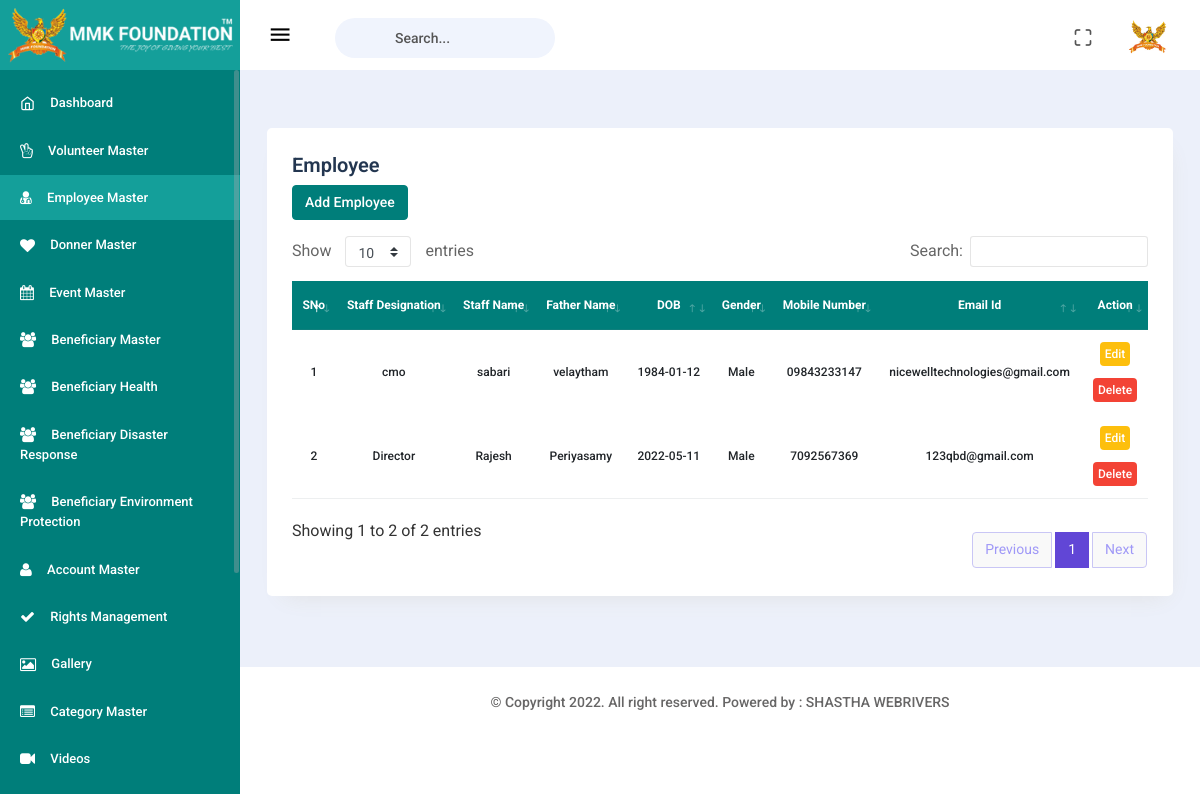
The page /adm/employee.php (signed in) on the database its author committed.
### tables this page shows
CREATE TABLE `employee` (
  `employeeid` int(11) NOT NULL,
  `employeeno` varchar(255) NOT NULL,
  `staffdesignation` varchar(255) NOT NULL,
  `staffname` varchar(255) NOT NULL,
  `fathername` varchar(255) NOT NULL,
  `dob` varchar(255) NOT NULL,
  `gender` varchar(255) NOT NULL,
  `city` varchar(255) NOT NULL,
  `state` varchar(255) NOT NULL,
  `pincode` varchar(255) NOT NULL,
  `address` varchar(255) NOT NULL,
  `mobileno` varchar(255) NOT NULL,
  `email` varchar(255) NOT NULL,
  `workknowledge` varchar(255) NOT NULL,
  `workingexperience` varchar(255) NOT NULL,
  `dateofjoining` varchar(255) NOT NULL,
  `salarydetails` varchar(255) NOT NULL,
  `accountsdetails` varchar(255) NOT NULL,
  `dayreport` varchar(255) NOT NULL,
  `password` varchar(255) NOT NULL,
  `degree` varchar(255) NOT NULL,
  `nameofdegree` varchar(255) NOT NULL,
  `tenthcertification` varchar(255) NOT NULL,
  `twelfthcertificate` varchar(255) NOT NULL,
  `ugdegreecertificate` varchar(255) NOT NULL,
  `pgdegreecertificate` varchar(255) NOT NULL,
  `experiencecertificate` varchar(255) NOT NULL,
  `aadhaarcard` varchar(255) NOT NULL,
  `pancard` varchar(255) NOT NULL,
  `staffimg` varchar(255) NOT NULL,
  `creatdate` timestamp NOT NULL DEFAULT CURRENT_TIMESTAMP,
  `modifydate` varchar(255) NOT NULL,
  `status` int(11) NOT NULL
);

### adm/employee.php (the view, shortened to what this page needs)
<?php
 if (!isset($_SESSION['admin_name'])) {
    header("location: index.php");
 }
 else {
    include('includes/header.php');
    include('includes/sidebar.php');
 ?>
    <div class="main-content page-content">
        <div class="main-content-inner">
            <div class="row">
                <div class="col-12 mt-4">
                    <div class="card">
                        <div class="card-body">
                            <h4 class="header-title">Employee</h4>
                            <div class="table-responsive datatable-primary">
                                <a href="employeeadd.php" class="btn btn-primary mb-3">Add Employee</a>
                                <table id="dataTable2" class="text-center">
                                    <thead class="text-capitalize">
                                    <tr>
                                        <th>SNo</th>
                                        <th>Staff Designation</th>
                                        <th>Staff Name</th>
                                        <th>Father Name</th>
                                        <th>DOB</th>
                                        <th>Gender</th>
                                        <th>Mobile Number</th>
                                        <th>Email id</th>
                                        <th>Action</th>
                                    </tr>
                                    </thead>
                                    <tbody>
                                    <?php
                                        $selectemployeequery = "select * from employee";
                                              $runemployeeQuery = mysqli_query($con,$selectemployeequery);
                                               $serialNum = 1;
                                               while ($rowemployeequery = mysqli_fetch_array($runemployeeQuery)) {
                                                $serialNumber = $serialNum++;
                                                $employeeid = $rowemployeequery['employeeid'];
                                               $staffdesignation = $rowemployeequery['staffdesignation'];
                                                $staffname = $rowemployeequery['staffname'];
                                                $fathername = $rowemployeequery['fathername'];
                                                $dob = $rowemployeequery['dob'];
                                                $gender = $rowemployeequery['gender'];
                                                $mobileno = $rowemployeequery['mobileno'];
                                                $email = $rowemployeequery['email'];
                                           ?>
                                    <tr>
                                        <td><?= $serialNumber; ?></td>
                                        <td><?= $staffdesignation; ?></td>
                                        <td><?= $staffname; ?></td>
                                        <td><?= $fathername; ?></td>
                                        <td><?= $dob; ?></td>
                                        <td><?= $gender; ?></td>
                                        <td><?= $mobileno; ?></td>
                                        <td><?= $email; ?></td>
                                        <td>
                                            <a href="employeeedit.php?employeeedit=<?= $employeeid; ?>" class="label label-sm label-warning">Edit</a><br><br>
                                           <a href="edit/delete.php?employeeedit=<?= $employeeid; ?>" class="label label-sm label-danger">Delete</a>
                                        </td>
                                    </tr>
                                    <?php } ?>
                                    </tbody>
                                </table>
                            </div>
                        </div>
                    </div>
                </div>
            </div>
        </div>
    </div>
<?php include('includes/footer.php') ?>
<?php } ?>

### rows shown on the page
employee: serialNumber "1", staffdesignation "cmo", staffname "sabari", fathername "velaytham", dob "1984-01-12", gender "Male", mobileno "09843233147", email "nicewelltechnologies@gmail.com"
employee: serialNumber "2", staffdesignation "Director", staffname "Rajesh", fathername "Periyasamy", dob "2022-05-11", gender "Male", mobileno "7092567369", email "123qbd@gmail.com"
